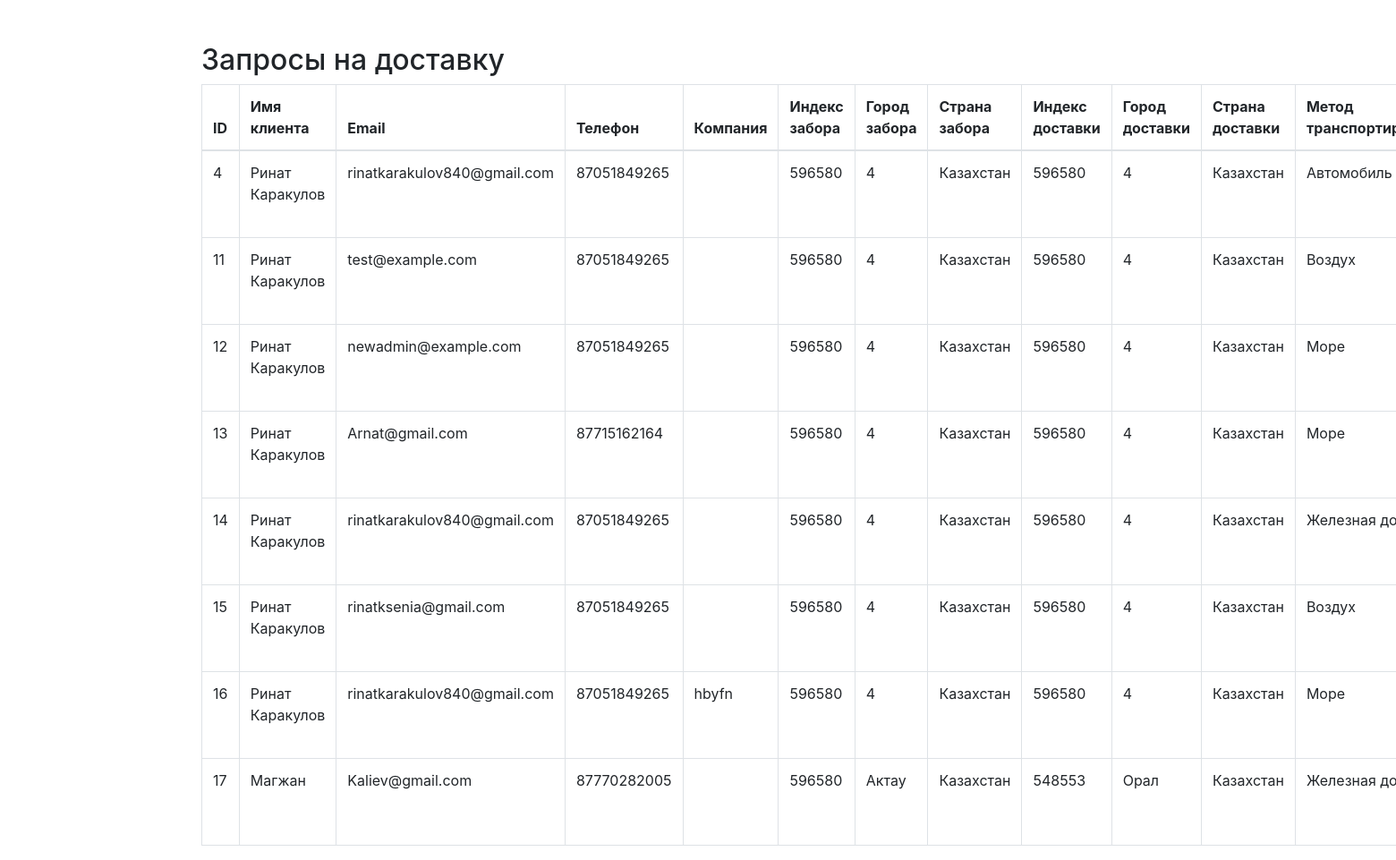
The app's page /admin/delivery_requests.php (signed in) with its own data.
### tables this page shows
CREATE TABLE `requests` (
  `id` int(11) NOT NULL,
  `user_id` int(11) DEFAULT NULL,
  `name` varchar(255) NOT NULL,
  `email` varchar(255) NOT NULL,
  `phone` varchar(20) NOT NULL,
  `company` varchar(255) DEFAULT NULL,
  `collection_zip` varchar(20) NOT NULL,
  `collection_city` varchar(100) NOT NULL,
  `collection_country` varchar(100) NOT NULL,
  `delivery_zip` varchar(20) NOT NULL,
  `delivery_city` varchar(100) NOT NULL,
  `delivery_country` varchar(100) NOT NULL,
  `transport_details` text DEFAULT NULL,
  `delivery_method` enum('car','railway','air','sea') NOT NULL DEFAULT 'car',
  `status` enum('pending','processed','rejected') DEFAULT 'pending',
  `created_at` timestamp NOT NULL DEFAULT current_timestamp()
);

### admin/delivery_requests.php (the view, shortened to what this page needs)
<?php
require_once '../db.php';
$stmt = $pdo->query("SELECT * FROM requests");
$requests = $stmt->fetchAll(PDO::FETCH_ASSOC);
?>
<!DOCTYPE html>
<html lang="ru">
<head>
    <link rel="stylesheet" href="https://cdn.jsdelivr.net/npm/bootstrap@4.6.0/dist/css/bootstrap.min.css">
</head>
<body>
<div class="container mt-5">
    <h2>Запросы на доставку</h2>
    <table class="table table-bordered">
        <thead>
            <tr>
                <th>ID</th>
                <th>Имя клиента</th>
                <th>Email</th>
                <th>Телефон</th>
                <th>Компания</th>
                <th>Индекс забора</th>
                <th>Город забора</th>
                <th>Страна забора</th>
                <th>Индекс доставки</th>
                <th>Город доставки</th>
                <th>Страна доставки</th>
                <th>Метод транспортировки</th>
            </tr>
        </thead>
        <tbody>
            <?php foreach ($requests as $req): ?>
                <tr>
                    <td><?= htmlspecialchars($req['id']) ?></td>
                    <td><?= htmlspecialchars($req['name']) ?></td>
                    <td><?= htmlspecialchars($req['email']) ?></td>
                    <td><?= htmlspecialchars($req['phone']) ?></td>
                    <td><?= htmlspecialchars($req['company']) ?></td>
                    <td><?= htmlspecialchars($req['collection_zip']) ?></td>
                    <td><?= htmlspecialchars($req['collection_city']) ?></td>
                    <td><?= htmlspecialchars($req['collection_country']) ?></td>
                    <td><?= htmlspecialchars($req['delivery_zip']) ?></td>
                    <td><?= htmlspecialchars($req['delivery_city']) ?></td>
                    <td><?= htmlspecialchars($req['delivery_country']) ?></td>
                    <td>
                        <?php
                        $delivery_method = $req['delivery_method'];
                        if ($delivery_method === 'car') echo 'Автомобиль';
                        elseif ($delivery_method === 'railway') echo 'Железная дорога';
                        elseif ($delivery_method === 'sea') echo 'Море';
                        elseif ($delivery_method === 'air') echo 'Воздух';
                        else echo htmlspecialchars($delivery_method);
                        ?>
                    </td>
                </tr>
            <?php endforeach ?>
        </tbody>
    </table>
</div>
</body>
</html>

### records on screen
requests: id "4", name "Ринат Каракулов", email "rinatkarakulov840@gmail.com", phone "87051849265", collection_zip "596580", collection_city "4", collection_country "Казахстан", delivery_zip "596580", delivery_city "4", delivery_country "Казахстан", delivery_method "Автомобиль"
requests: id "11", name "Ринат Каракулов", email "test@example.com", phone "87051849265", collection_zip "596580", collection_city "4", collection_country "Казахстан", delivery_zip "596580", delivery_city "4", delivery_country "Казахстан", delivery_method "Воздух"
requests: id "12", name "Ринат Каракулов", email "newadmin@example.com", phone "87051849265", collection_zip "596580", collection_city "4", collection_country "Казахстан", delivery_zip "596580", delivery_city "4", delivery_country "Казахстан", delivery_method "Море"
requests: id "13", name "Ринат Каракулов", email "Arnat@gmail.com", phone "87715162164", collection_zip "596580", collection_city "4", collection_country "Казахстан", delivery_zip "596580", delivery_city "4", delivery_country "Казахстан", delivery_method "Море"
requests: id "14", name "Ринат Каракулов", email "rinatkarakulov840@gmail.com", phone "87051849265", collection_zip "596580", collection_city "4", collection_country "Казахстан", delivery_zip "596580", delivery_city "4", delivery_country "Казахстан", delivery_method "Железная…"
requests: id "15", name "Ринат Каракулов", email "rinatksenia@gmail.com", phone "87051849265", collection_zip "596580", collection_city "4", collection_country "Казахстан", delivery_zip "596580", delivery_city "4", delivery_country "Казахстан", delivery_method "Воздух"
requests: id "16", name "Ринат Каракулов", email "rinatkarakulov840@gmail.com", phone "87051849265", company "hbyfn", collection_zip "596580", collection_city "4", collection_country "Казахстан", delivery_zip "596580", delivery_city "4", delivery_country "Казахстан", delivery_method "Море"
requests: id "17", name "Магжан", email "Kaliev@gmail.com", phone "87770282005", collection_zip "596580", collection_city "Актау", collection_country "Казахстан", delivery_zip "548553", delivery_city "Орал", delivery_country "Казахстан", delivery_method "Железная…"
